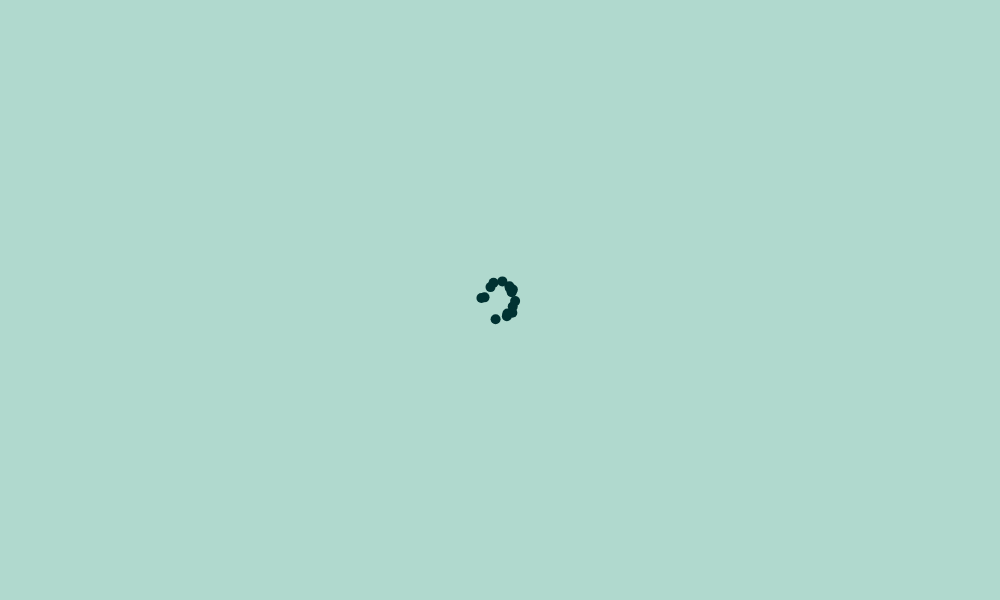
Frame 1 (no input)
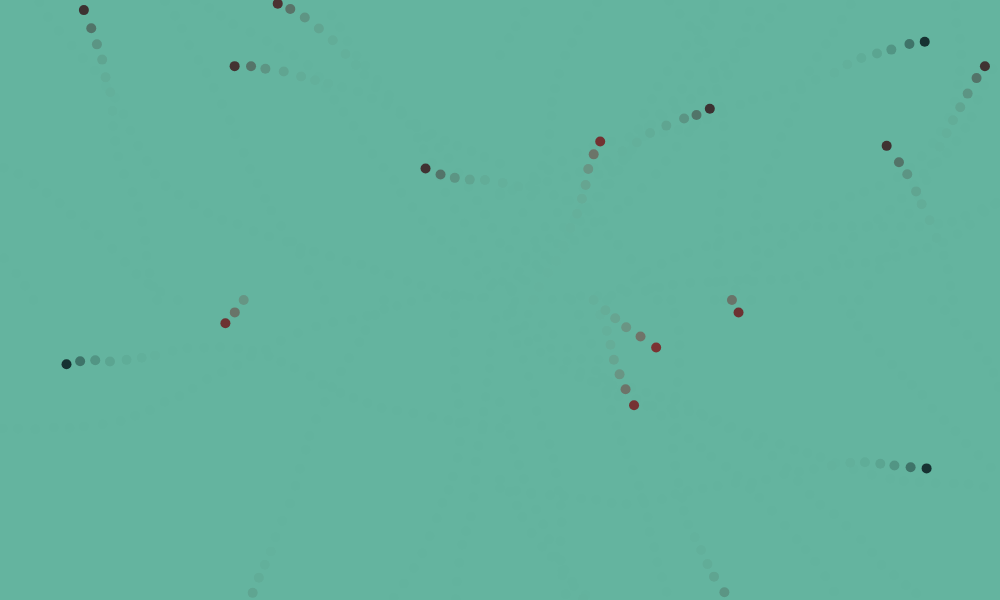
Frame 60 (no input)
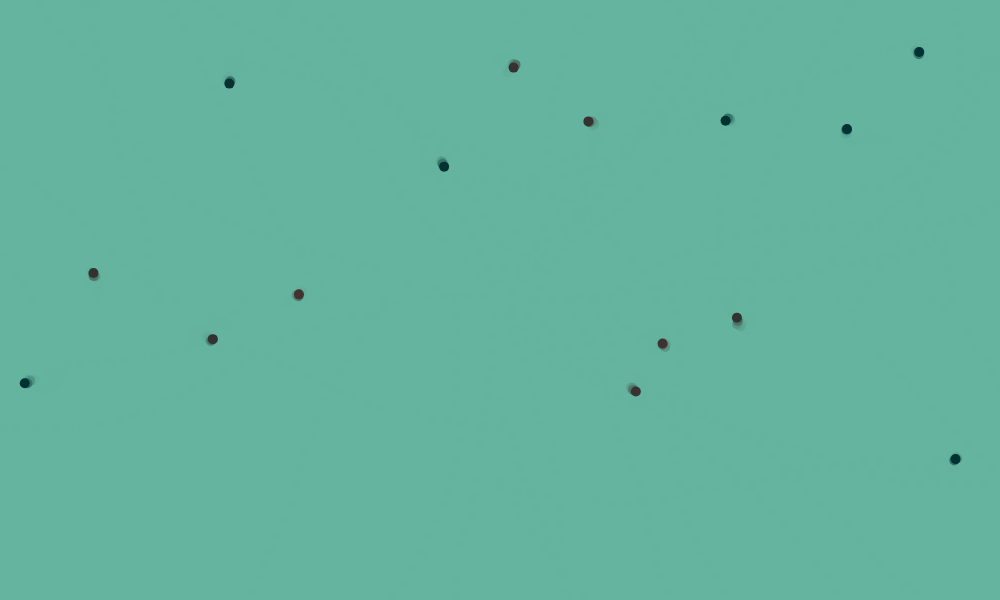
Frame 120 (the mouse pressed at the canvas centre since frame 60)

The p5.js sketch that drew these frames (run headless with seeded random() and noise() and a simulated clock; from frame 60 on, the mouse is pressed at the canvas centre):

// p5.js sketch
// ── sketch.js
//code by sbPRF
//랜덤워커 배치 버전

// let ball;
let balls = [];

function setup() {
  createCanvas(1000, 600);
  // ball = new Walker();

  for (i = 0; i < 15; i++) {
    let b = new Walker();
    balls.push(b);
  }
}

function draw() {
  background(100, 180, 160, 130);

  for (let b of balls) {
    b.focus();
    b.move();
    b.display();
  }
}

// ── Walker.js
class Walker {
  constructor() {
    this.pos = createVector(width / 2, height / 2);
    this.vel = createVector(random(-1, 1), random(-1, 1));
    this.w = 10;
    this.c = color(255);
    this.fcs = 0;
    this.fear = 0;
  }

  move() {
    // 위치 업데이트
    this.vel.add(random(-3, 3), random(-3, 3));
    this.pos.add(this.vel);

    // 벽에 충돌하면 중앙으로 이동
    if (this.pos.x > width || this.pos.x < 0) {
      this.pos.x = width / 2;
      this.fear = this.fear + 50;
    }
    if (this.pos.y > height || this.pos.y < 0) {
      this.pos.y = height / 2;
      this.fear = this.fear + 50;
    }
  }

  focus() {
    // 마우스의 중앙 거리 계산
    let mouseDist = dist(width / 2, height / 2, mouseX, mouseY);

    // 거리에 따라 속도 크기 조정
    this.fcs = map(mouseDist, 0, 200, 0.5, 6);

    // 속도 벡터의 크기를 `fcs`에 맞게 설정
    this.vel.setMag(this.fcs);

    //fear 컨트롤
    this.fear = this.fear - 1;
    this.fear = constrain(this.fear, 0, 200);

    print(this.fear);
  }

  ballShape(aWidth, aColor) {
    this.w = aWidth;
    this.c = aColor;
    
  }

  display() {
    // 공 표시
    fill(this.fear, 50, 50,);
    noStroke();
    ellipse(this.pos.x, this.pos.y, this.w);
  }
}
